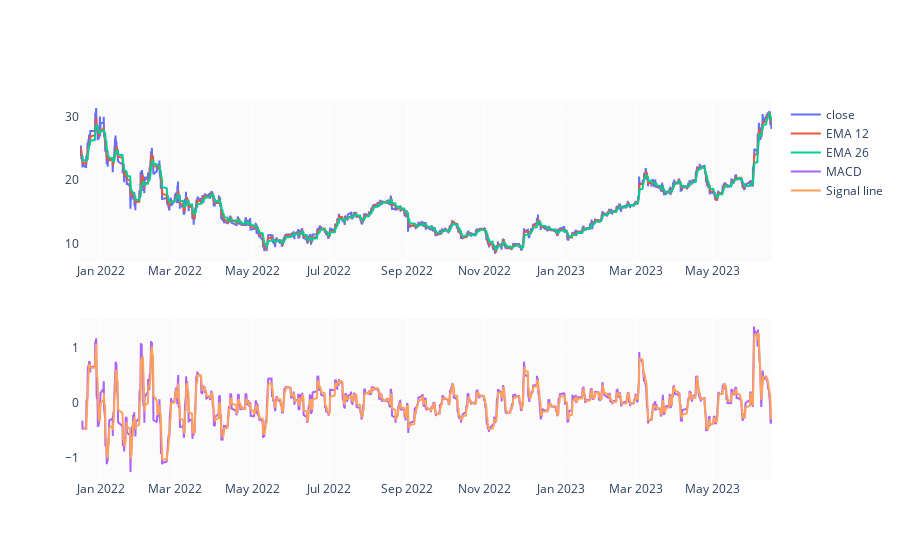

Notebook code for this chart:
### Markdown cell above
#### Moving Average Convergence/Divergence (MACD) and why MACD

- MACD is a trend-following momentum indicator that shows the relationship between two exponential moving averages (EMAs) of a price. 
- The MACD line is calculated by subtracting the 26-period EMA from the 12-period EMA.
- A nine-day EMA of the MACD line is called the signal line, which is then plotted on top of the MACD line
- MACD can help gauge whether a security is overbought or oversold, alerting traders to the strength of a directional move, and warning of a potential price reversal.
- MACD can also alert investors to bullish/bearish divergences (e.g., when a new high in price is not confirmed by a new high in MACD, and vice versa), suggesting a potential failure and reversal.
- After a signal line crossover, it is recommended to wait for three or four days to confirm that it is not a false move.

### Code cell
EMA_12 = pd.Series(df['close'].ewm(span=12, min_periods=12).mean())
EMA_26 = pd.Series(df['close'].ewm(span=26, min_periods=26).mean())
df['MACD'] = pd.Series(EMA_12 - EMA_26)
df['MACD_signal'] = pd.Series(df.MACD.ewm(span=9, min_periods=9).mean())

fig = make_subplots(rows=2, cols=1)
fig.add_trace(go.Scatter(x=df.Date, y=df.close, name='close'), row=1, col=1)
fig.add_trace(go.Scatter(x=df.Date, y=EMA_12, name='EMA 12'), row=1, col=1)
fig.add_trace(go.Scatter(x=df.Date, y=EMA_26, name='EMA 26'), row=1, col=1)
fig.add_trace(go.Scatter(x=df.Date, y=df['MACD'], name='MACD'), row=2, col=1)
fig.add_trace(go.Scatter(x=df.Date, y=df['MACD_signal'], name='Signal line'), row=2, col=1)
fig.show()

### Figure 1 — Plotly figure (JSON) as saved in the notebook; plotly's stock layout.template omitted (floating-point values rounded to 4 significant figures; data arrays with more than 128 entries replaced by an {"elided": "..."} marker saying what was removed)
{"data": [{"name": "close", "type": "scatter", "x": {"elided": "3777 str values"}, "xaxis": "x", "y": {"elided": "3777 float values"}, "yaxis": "y"}, {"name": "EMA 12", "type": "scatter", "x": {"elided": "3777 str values"}, "xaxis": "x", "y": {"elided": "3777 float values"}, "yaxis": "y"}, {"name": "EMA 26", "type": "scatter", "x": {"elided": "3777 str values"}, "xaxis": "x", "y": {"elided": "3777 float values"}, "yaxis": "y"}, {"name": "MACD", "type": "scatter", "x": {"elided": "3777 str values"}, "xaxis": "x2", "y": {"elided": "3777 float values"}, "yaxis": "y2"}, {"name": "Signal line", "type": "scatter", "x": {"elided": "3777 str values"}, "xaxis": "x2", "y": {"elided": "3777 float values"}, "yaxis": "y2"}], "layout": {"xaxis": {"anchor": "y", "domain": [0, 1]}, "xaxis2": {"anchor": "y2", "domain": [0, 1]}, "yaxis": {"anchor": "x", "domain": [0.575, 1]}, "yaxis2": {"anchor": "x2", "domain": [0, 0.425]}}}
